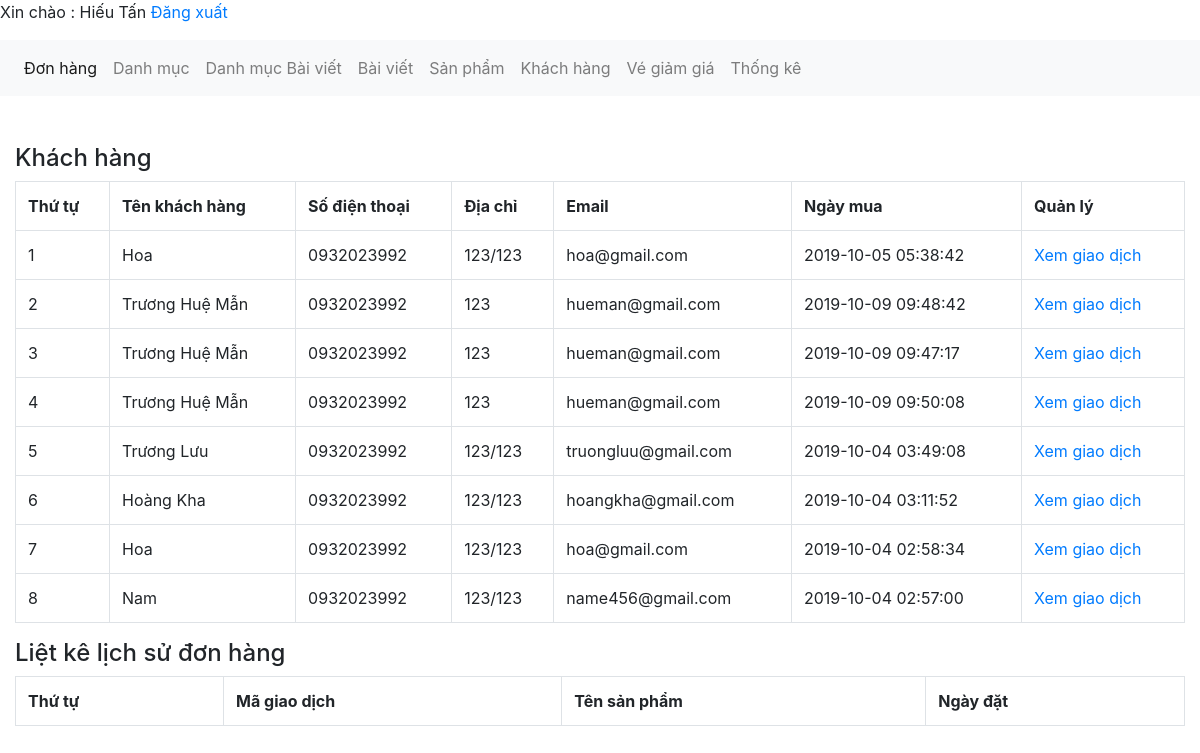
Page /admin/xulykhachhang.php (signed in) on the earlier database version.
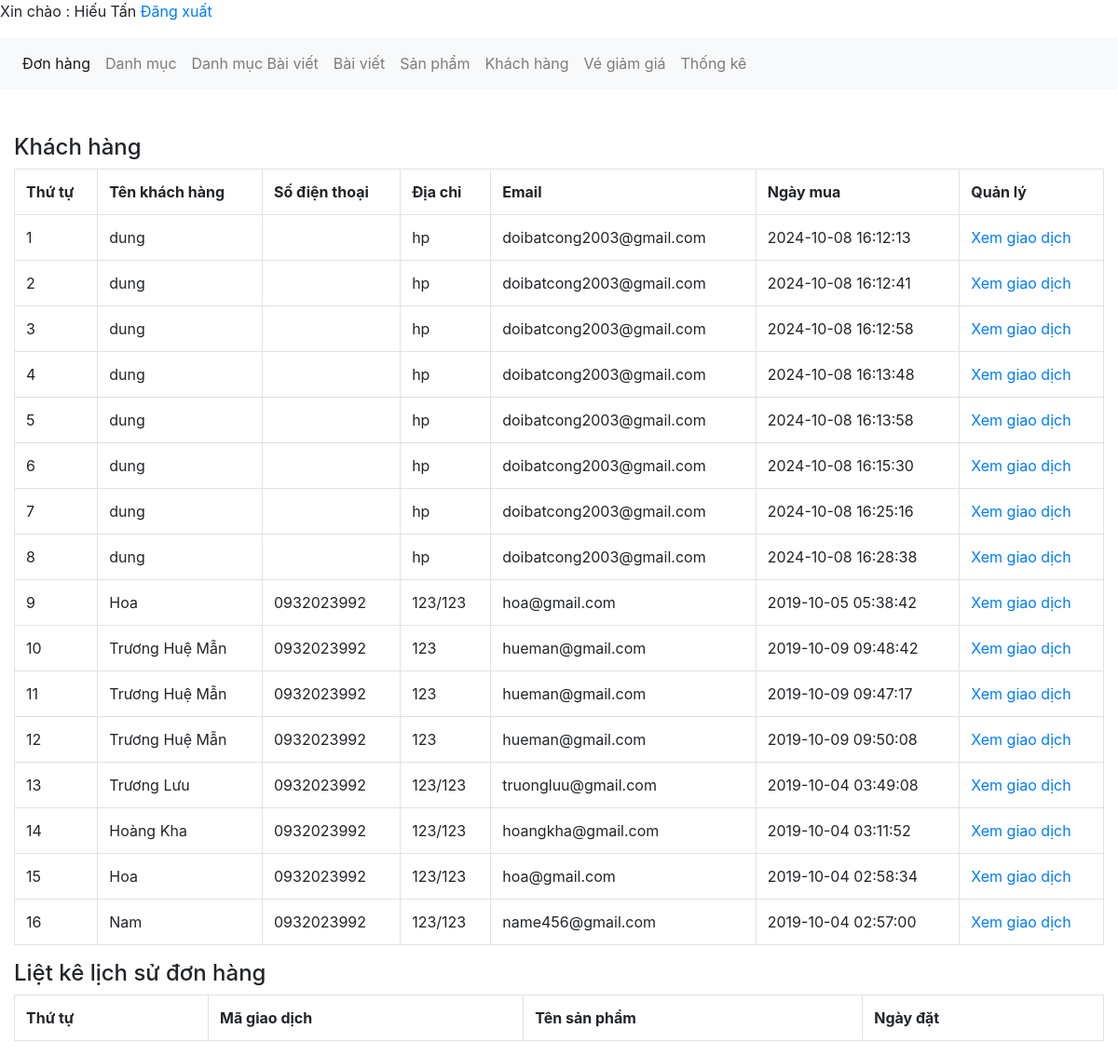
Same page on the later database version.
### tables this page shows
CREATE TABLE `tbl_giaodich` (
  `giaodich_id` int(11) NOT NULL,
  `sanpham_id` int(11) NOT NULL,
  `soluong` int(11) NOT NULL,
  `magiaodich` varchar(50) NOT NULL,
  `ngaythang` timestamp NOT NULL DEFAULT current_timestamp() ON UPDATE current_timestamp(),
  `khachhang_id` int(11) NOT NULL,
  `tinhtrangdon` int(11) NOT NULL DEFAULT 0,
  `huydon` int(11) NOT NULL DEFAULT 0,
  `voucher_id` int(11) NOT NULL
);

CREATE TABLE `tbl_khachhang` (
  `khachhang_id` int(11) NOT NULL,
  `name` varchar(100) NOT NULL,
  `phone` varchar(50) NOT NULL,
  `address` varchar(200) NOT NULL,
  `note` text NOT NULL,
  `email` varchar(150) NOT NULL,
  `password` varchar(100) NOT NULL,
  `giaohang` int(11) NOT NULL
);

### admin/xulykhachhang.php (the view, shortened to what this page needs)
<?php
	include('../db/connect.php');
?>
<!DOCTYPE html>
<html lang="en">
<head>
	<link href="../css/bootstrap.css" rel="stylesheet" type="text/css" media="all" />
</head>
<body>
<?php include "dashboard.php";?>
	<br><br>
	<div class="container-fluid">
		<div class="row">
			<div class="col-md-12">
				<h4>Khách hàng</h4>
				<?php
				$sql_select_khachhang = mysqli_query($con,"SELECT * FROM tbl_khachhang,tbl_giaodich WHERE tbl_khachhang.khachhang_id=tbl_giaodich.khachhang_id GROUP BY tbl_giaodich.magiaodich ORDER BY tbl_khachhang.khachhang_id DESC");
				?>
				<table class="table table-bordered ">
					<tr>
						<th>Thứ tự</th>
						<th>Tên khách hàng</th>
						<th>Số điện thoại</th>
						<th>Địa chỉ</th>
						<th>Email</th>
						<th>Ngày mua</th>
						<th>Quản lý</th>
					</tr>
					<?php
					$i = 0;
					while($row_khachhang = mysqli_fetch_array($sql_select_khachhang)){
						$i++;
					?>
					<tr>
						<td><?php echo $i; ?></td>
						<td><?php echo $row_khachhang['name']; ?></td>
						<td><?php echo $row_khachhang['phone']; ?></td>
						<td><?php echo $row_khachhang['address']; ?></td>
						<td><?php echo $row_khachhang['email'] ?></td>
						<td><?php echo $row_khachhang['ngaythang'] ?></td>
						<td><a href="?quanly=xemgiaodich&khachhang=<?php echo $row_khachhang['magiaodich'] ?>">Xem giao dịch</a></td>
					</tr>
					 <?php
					}
					?>
				</table>
			</div>
			<div class="col-md-12">
				<h4>Liệt kê lịch sử đơn hàng</h4>
				<table class="table table-bordered ">
					<tr>
						<th>Thứ tự</th>
						<th>Mã giao dịch</th>
						<th>Tên sản phẩm</th>
						<th>Ngày đặt</th>
					</tr>
				</table>
			</div>
		</div>
	</div>
</body>
</html>

Differences in the rows shown:
added tbl_giaodich: khachhang.name "dung", khachhang.address "hp", khachhang.email "doibatcong2003@gmail.com", ngaythang "2024-10-08 16:12:13"
added tbl_giaodich: khachhang.name "dung", khachhang.address "hp", khachhang.email "doibatcong2003@gmail.com", ngaythang "2024-10-08 16:12:41"
added tbl_giaodich: khachhang.name "dung", khachhang.address "hp", khachhang.email "doibatcong2003@gmail.com", ngaythang "2024-10-08 16:12:58"
added tbl_giaodich: khachhang.name "dung", khachhang.address "hp", khachhang.email "doibatcong2003@gmail.com", ngaythang "2024-10-08 16:13:48"
added tbl_giaodich: khachhang.name "dung", khachhang.address "hp", khachhang.email "doibatcong2003@gmail.com", ngaythang "2024-10-08 16:13:58"
added tbl_giaodich: khachhang.name "dung", khachhang.address "hp", khachhang.email "doibatcong2003@gmail.com", ngaythang "2024-10-08 16:15:30"
added tbl_giaodich: khachhang.name "dung", khachhang.address "hp", khachhang.email "doibatcong2003@gmail.com", ngaythang "2024-10-08 16:25:16"
added tbl_giaodich: khachhang.name "dung", khachhang.address "hp", khachhang.email "doibatcong2003@gmail.com", ngaythang "2024-10-08 16:28:38"
